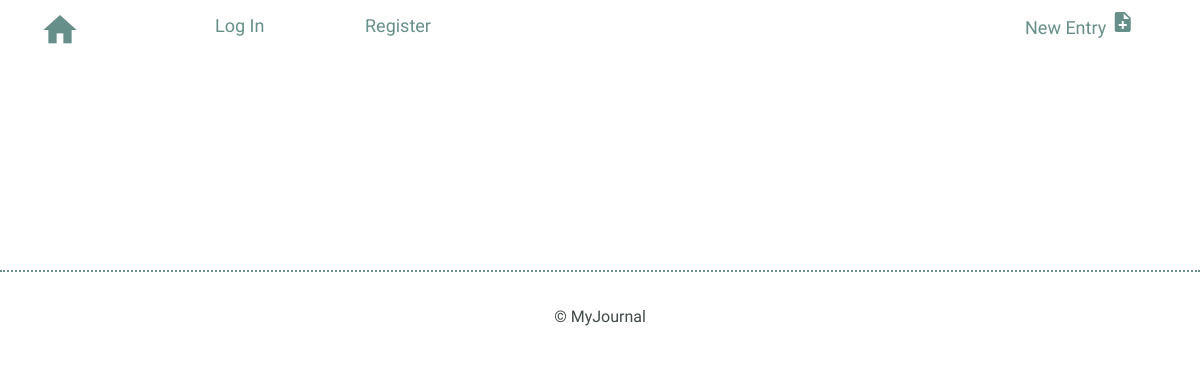
/entries/flask/tag, run on an earlier commit of the app's database.
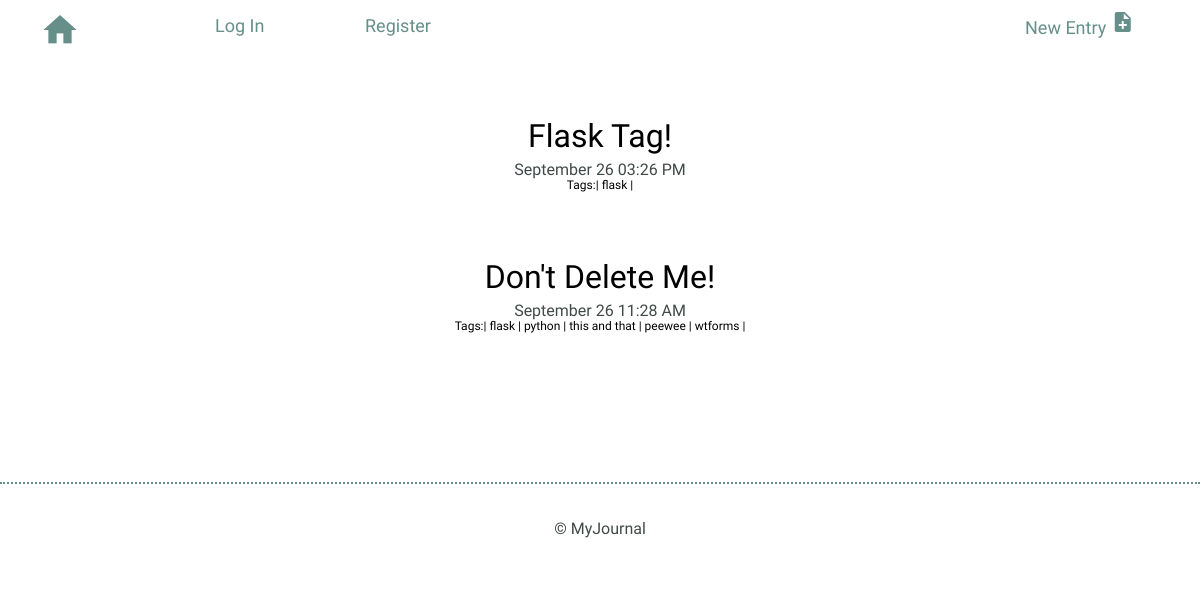
And on a later commit of the database.
### models.py (models this page shows)
class BaseModel(Model):
    class Meta:
        database = DATABASE

class Entry(BaseModel):
    title = CharField(max_length=100)
    date = DateTimeField(default=datetime.datetime.now)
    time_spent = IntegerField(default=0)
    learned = TextField(null=False)
    remember = TextField(default=" ")

class Tags(BaseModel):
    tag = CharField(unique=True)

### app.py (the view)
@app.route("/entries/<tag>/tag")
def tag(tag):
    query = (models.Entry
                .select()
                .join(models.EntryTags)
                .join(models.Tags)
                .where(models.Tags.tag == tag)
    )
    return render_template("tag.html", models=models, id=query)

### templates/tag.html
{% extends "layout.html" %}
{% block content %}
<section>
    <div class="container">
        <div class="entry-list">
                {% for entry in id %}
                <article>
                    <h2><a href="{{ url_for('detail', id=entry.id) }}">{{ entry.title }}</a></h2>
                    <time>{{ entry.date.strftime('%B %d %I:%M %p') }}</time>
                    <div class="small">Tags:|
                        {% set tags = (models.Tags
                            .select()
                            .join(models.EntryTags)
                            .join(models.Entry)
                            .where(models.Entry.id == entry.id)
                            .order_by(models.Tags.id)
                            ) %}
                        {% for tag in tags: %}
                            <a class="small" style="text-decoration:none;" href="{{ url_for('tag', tag=tag.tag) }}">{{ tag.tag }} |</a>
                        {% endfor %}
                    </div>
                </article>
                {% endfor %}
        </div>
    </div>
</section>
{% endblock %}

What changed in the data, as far as the page shows it:
added Entry: title "Flask Tag!", date "September 26 03:26 PM"
now on this page (row edited): Tags: tag "flask"
added Entry: title "Don't Delete Me!", date "September 26 11:28 AM"
now on this page (row edited): Tags: tag "python", shown under "Don't Delete Me!"
added Tags: tag "this and that", shown under "Don't Delete Me!"
added Tags: tag "peewee", shown under "Don't Delete Me!"
added Tags: tag "wtforms", shown under "Don't Delete Me!"
